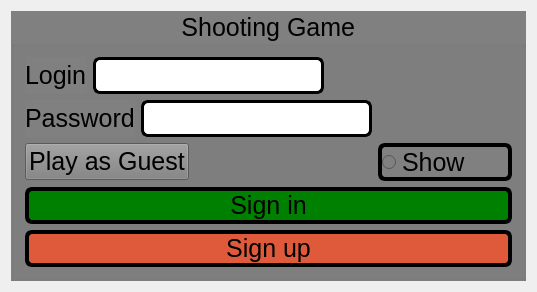
<?xml version="1.0" encoding="UTF-8"?>
<ui version="4.0">
 <class>MainWindow</class>
 <widget class="QMainWindow" name="MainWindow">
  <property name="geometry">
   <rect>
    <x>0</x>
    <y>0</y>
    <width>537</width>
    <height>288</height>
   </rect>
  </property>
  <property name="windowTitle">
   <string>MainWindow</string>
  </property>
  <widget class="QWidget" name="centralWidget">
   <layout class="QVBoxLayout" name="verticalLayout_2">
    <item>
     <widget class="QGroupBox" name="groupBox">
      <property name="styleSheet">
       <string notr="true">font-family:Arial;
color:black;
font-size:25px;
background-color:grey;</string>
      </property>
      <property name="title">
       <string>                        Shooting Game</string>
      </property>
      <layout class="QFormLayout" name="formLayout">
       <item row="0" column="0">
        <layout class="QFormLayout" name="formLayout_2">
         <item row="0" column="0">
          <layout class="QGridLayout" name="gridLayout">
           <item row="0" column="1">
            <widget class="QLineEdit" name="username">
             <property name="styleSheet">
              <string notr="true">background-color:white;
border:3px solid black;
border-radius:7px;</string>
             </property>
            </widget>
           </item>
           <item row="0" column="0">
            <widget class="QLabel" name="user">
             <property name="text">
              <string>Login</string>
             </property>
            </widget>
           </item>
          </layout>
         </item>
         <item row="1" column="0">
          <layout class="QHBoxLayout" name="horizontalLayout">
           <item>
            <widget class="QLabel" name="label_2">
             <property name="text">
              <string>Password</string>
             </property>
            </widget>
           </item>
           <item>
            <widget class="QLineEdit" name="password">
             <property name="styleSheet">
              <string notr="true">background-color:white;
border:3px solid black;
border-radius:7px;</string>
             </property>
            </widget>
           </item>
          </layout>
         </item>
        </layout>
       </item>
       <item row="1" column="0">
        <widget class="QPushButton" name="playAsGuest">
         <property name="text">
          <string>Play as Guest</string>
         </property>
        </widget>
       </item>
       <item row="1" column="1">
        <widget class="QRadioButton" name="radioButton">
         <property name="styleSheet">
          <string notr="true">border:4px solid black;
border-radius:7px;</string>
         </property>
         <property name="text">
          <string>Show</string>
         </property>
        </widget>
       </item>
       <item row="3" column="0" colspan="2">
        <widget class="QPushButton" name="Login">
         <property name="styleSheet">
          <string notr="true">background-color:green;
border:4px solid black;
border-radius:7px;
font-family:Arial;</string>
         </property>
         <property name="text">
          <string>Sign in</string>
         </property>
        </widget>
       </item>
       <item row="4" column="0" colspan="2">
        <widget class="QPushButton" name="reg">
         <property name="font">
          <font>
           <family>Arial</family>
           <pointsize>-1</pointsize>
           <strikeout>false</strikeout>
          </font>
         </property>
         <property name="styleSheet">
          <string notr="true">background-color:#DF593B;
border:4px solid black;
border-radius:7px;
font-family:Arial;</string>
         </property>
         <property name="text">
          <string>Sign up</string>
         </property>
        </widget>
       </item>
      </layout>
     </widget>
    </item>
   </layout>
  </widget>
 </widget>
 <layoutdefault spacing="6" margin="11"/>
 <resources/>
 <connections/>
</ui>
